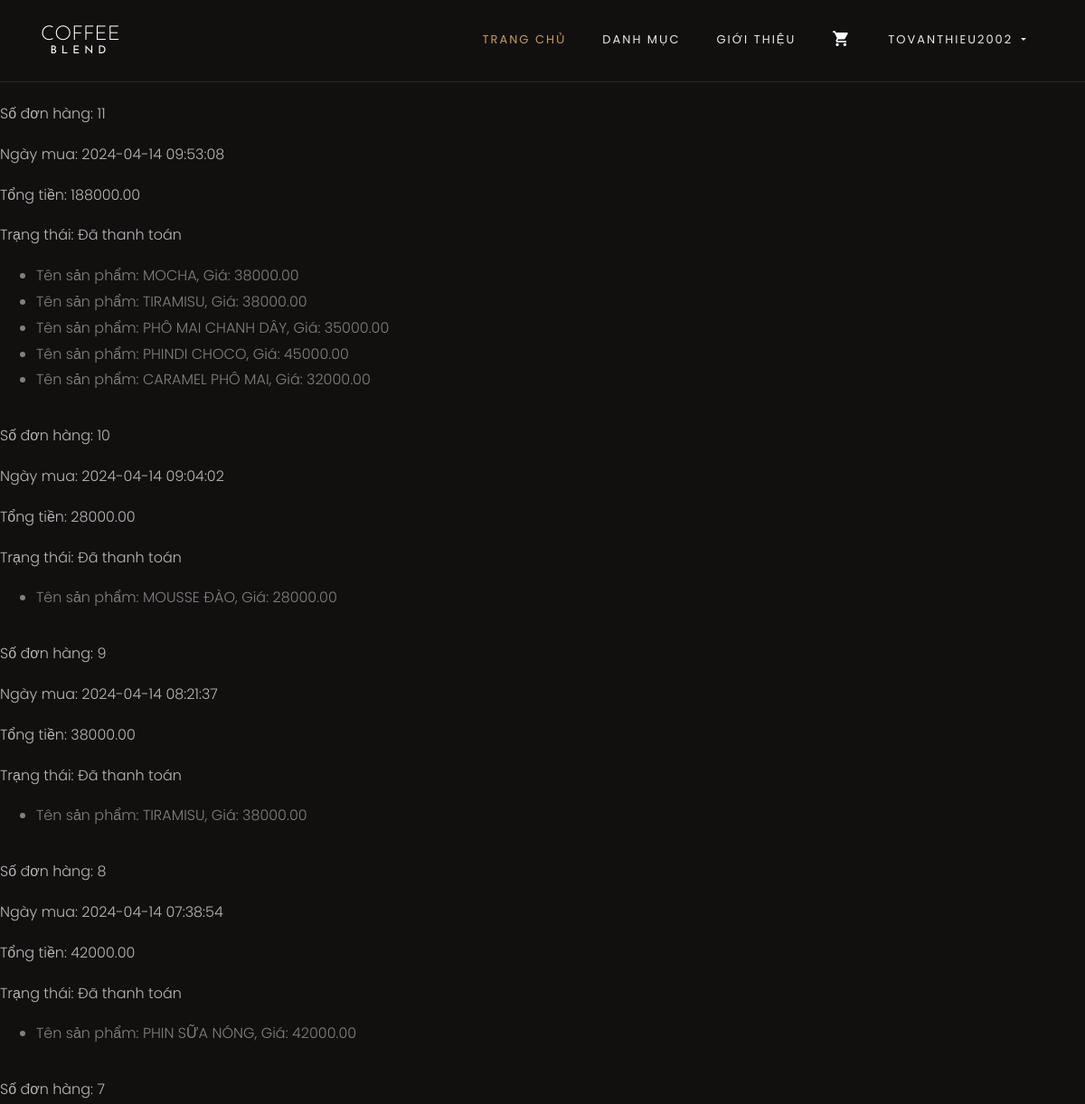
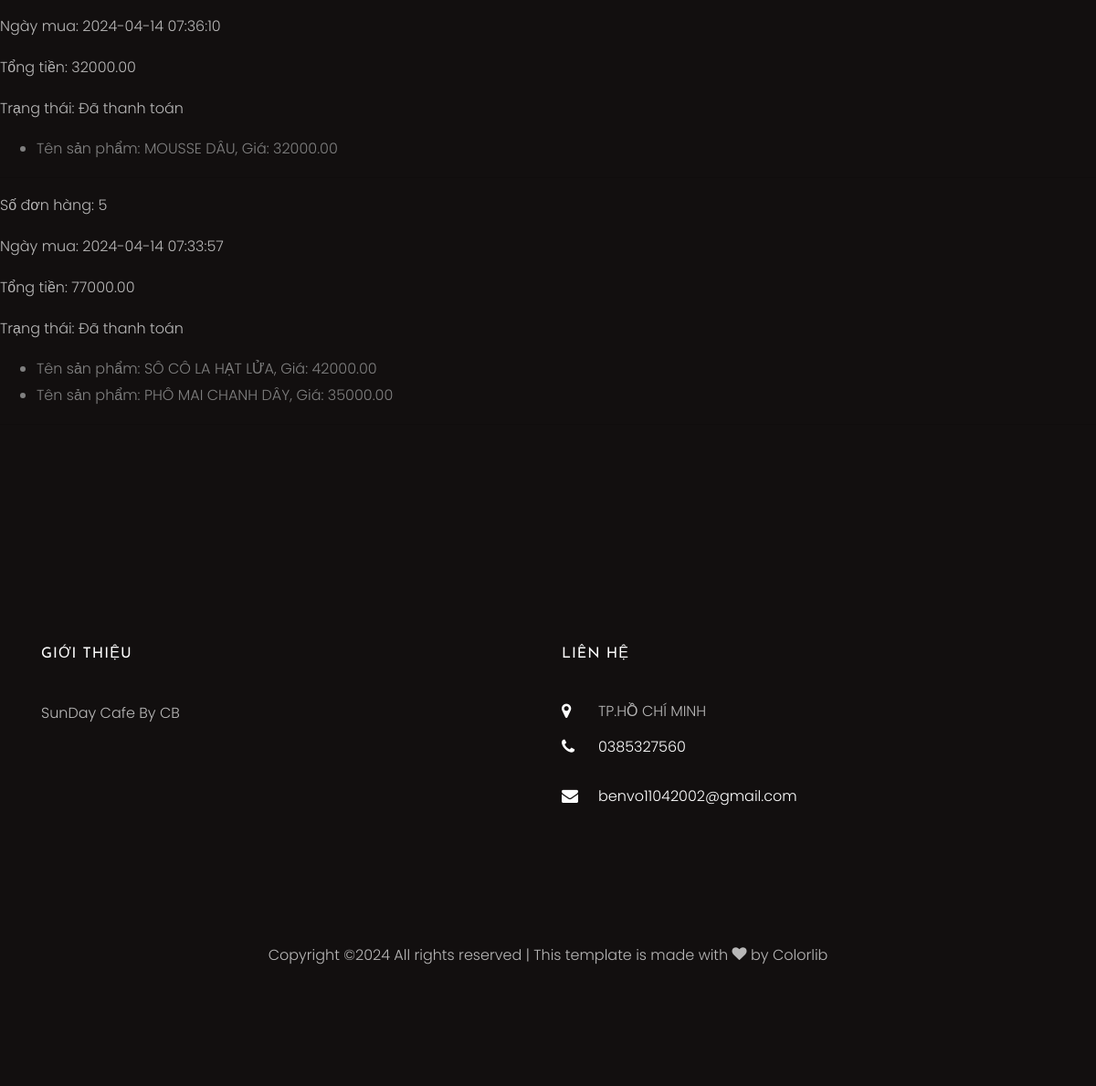
The page /order_history.php (signed in) on the database its author committed (2 pictures, top to bottom).
### tables this page shows
CREATE TABLE `orders` (
  `id` int(11) NOT NULL,
  `user_id` int(11) DEFAULT NULL,
  `total_price` decimal(10,2) DEFAULT NULL,
  `order_date` timestamp NOT NULL DEFAULT current_timestamp(),
  `status` varchar(255) DEFAULT 'pending'
);

CREATE TABLE `product` (
  `id` int(11) NOT NULL,
  `image` varchar(255) DEFAULT NULL,
  `name` varchar(255) NOT NULL,
  `category_id` int(11) DEFAULT NULL,
  `description` text DEFAULT NULL,
  `quantity` int(11) DEFAULT NULL,
  `price` decimal(10,2) DEFAULT NULL,
  `is_bestseller` tinyint(1) DEFAULT 0
);

### order_history.php (the view, shortened to what this page needs)
<?php
require_once 'database/connect.php';
$user_id = $_SESSION['id'];
$sql = "SELECT o.*, SUM(p.price) AS total_price
        FROM orders o
        INNER JOIN order_details od ON o.id = od.order_id
        INNER JOIN product p ON od.product_id = p.id
        WHERE o.user_id = $user_id
        GROUP BY o.id
        ORDER BY o.order_date DESC";
    $result = $conn->query($sql);
?>
<!DOCTYPE html>
<html lang="en">
  <head>
    <link rel="stylesheet" href="css/open-iconic-bootstrap.min.css">
    <link rel="stylesheet" href="css/animate.css">
    <link rel="stylesheet" href="css/owl.carousel.min.css">
    <link rel="stylesheet" href="css/owl.theme.default.min.css">
    <link rel="stylesheet" href="css/magnific-popup.css">
    <link rel="stylesheet" href="css/aos.css">
    <link rel="stylesheet" href="css/ionicons.min.css">
    <link rel="stylesheet" href="css/bootstrap-datepicker.css">
    <link rel="stylesheet" href="css/jquery.timepicker.css">
    <link rel="stylesheet" href="css/flaticon.css">
    <link rel="stylesheet" href="css/icomoon.css">
    <link rel="stylesheet" href="css/style.css">
  </head>
  <body>
  	<nav class="navbar navbar-expand-lg navbar-dark ftco_navbar bg-dark ftco-navbar-light" id="ftco-navbar">
	    <div class="container">
	      <a class="navbar-brand" href="index.php">Coffee<small>Blend</small></a>
	      <div class="collapse navbar-collapse" id="ftco-nav">
	        <ul class="navbar-nav ml-auto">
	          <li class="nav-item active"><a href="index.php" class="nav-link">Trang chủ</a></li>
	          <li class="nav-item"><a href="menu.php" class="nav-link">Danh Mục</a></li>
	          <li class="nav-item"><a href="about.php" class="nav-link">Giới Thiệu</a></li>
	          <li class="nav-item cart"><a href="cart.php" class="nav-link"><span class="icon icon-shopping_cart"></span></a></li>
            <li class="nav-item dropdown">
    <a class="nav-link dropdown-toggle" href="room.html" id="dropdown04" data-toggle="dropdown" aria-haspopup="true" aria-expanded="false">
        <?php
        if (isset($_SESSION['username'])) {
            echo $_SESSION['username'];
        } else {
            echo 'Tài khoản';
        }
        ?>
    </a>
			</ul>
	      </div>
		  </div>
	  </nav>
      <footer class="ftco-footer ftco-section img">
      <?php
                if ($result->num_rows > 0) {
                    while ($row = $result->fetch_assoc()) {
                        echo '<p>Số đơn hàng: ' . $row['id'] . '</p>';
                        echo '<p>Ngày mua: ' . $row['order_date'] . '</p>';
                        echo '<p>Tổng tiền: ' . $row['total_price'] . '</p>';
                        echo '<p>Trạng thái: ' . $row['status'] . '</p>';
                        $order_id = $row['id'];
                        $sql_products = "SELECT p.name AS product_name, p.price
                                        FROM order_details od
                                        INNER JOIN product p ON od.product_id = p.id
                                        WHERE od.order_id = $order_id";
                        $result_products = $conn->query($sql_products);
                        if ($result_products->num_rows > 0) {
                            echo '<ul>';
                            while ($product_row = $result_products->fetch_assoc()) {
                                echo '<li>';
                                echo 'Tên sản phẩm: ' . $product_row['product_name'] . ', Giá: ' . $product_row['price'];
                                echo '</li>';
                            }
                            echo '</ul>';
                        } else {
                            echo 'Không có sản phẩm nào trong đơn hàng này.';
                        }
                        echo '<hr>';
                    }
                } else {
                    echo 'Không có đơn hàng nào.';
                }
            ?>
     </footer>
    <footer class="ftco-footer ftco-section img">
    <div class="container">
        <div class="row mb-5">
            <div class="col-lg-6 col-md-6 mb-5 mb-md-5">
                <div class="ftco-footer-widget mb-4">
                    <h2 class="ftco-heading-2">Giới thiệu</h2>
                    <p>SunDay Cafe By CB </p>
                    <ul class="ftco-footer-social list-unstyled float-md-left float-lft mt-5">
                    </ul>
                </div>
            </div>
            <div class="col-lg-6 col-md-6 mb-5 mb-md-5">
                <div class="ftco-footer-widget mb-4">
                    <h2 class="ftco-heading-2">Liên Hệ</h2>
                    <div class="block-23 mb-3">
                        <ul>
                        <li><span class="icon icon-map-marker"></span><span class="text">TP.HỒ CHÍ MINH</span></li>
                            <li><a href="#"><span class="icon icon-phone"></span><span class="text">0385327560</span></a></li>
                            <li><a href="#"><span class="icon icon-envelope"></span><span class="text">benvo11042002@gmail.com</span></a></li>
                        </ul>
                    </div>
                </div>
            </div>
        </div>
    </div>
        <div class="row">
          <div class="col-md-12 text-center">
            <p>
  Copyright &copy;<script>document.write(new Date().getFullYear());</script> All rights reserved | This template is made with <i class="icon-heart" aria-hidden="true"></i> by <a href="https://colorlib.com" target="_blank">Colorlib</a>
  </p>
          </div>
        </div>
    </footer>
  </body>
</html>

### css/icomoon.css (style rules this page uses)
[class^="icon-"], [class*=" icon-"] { font-family: 'icomoon' !important; speak: none; font-style: normal; font-weight: normal; font-variant: normal; text-transform: none; line-height: 1; -webkit-font-smoothing: antialiased; -moz-osx-font-smoothing: grayscale; }
.icon-heart:before { content: "\f004"; }
.icon-map-marker:before { content: "\f041"; }
.icon-phone:before { content: "\f095"; }
.icon-envelope:before { content: "\f0e0"; }
.icon-shopping_cart:before { content: "\e8cc"; }

### rows shown on the page
orders: id "11", order_date "2024-04-14 09:53:08", total_price "188000.00", status "Đã thanh toán"
product: name "MOCHA", price "38000.00"
product: name "TIRAMISU", price "38000.00"
product: name "PHÔ MAI CHANH DÂY", price "35000.00"
product: name "PHINDI CHOCO", price "45000.00"
product: name "CARAMEL PHÔ MAI", price "32000.00"
orders: id "10", order_date "2024-04-14 09:04:02", total_price "28000.00", status "Đã thanh toán"
product: name "MOUSSE ĐÀO", price "28000.00"
orders: id "9", order_date "2024-04-14 08:21:37", total_price "38000.00", status "Đã thanh toán"
orders: id "8", order_date "2024-04-14 07:38:54", total_price "42000.00", status "Đã thanh toán"
product: name "PHIN SỮA NÓNG", price "42000.00"
orders: id "7", order_date "2024-04-14 07:36:10", total_price "32000.00", status "Đã thanh toán"
product: name "MOUSSE DÂU", price "32000.00"
orders: id "5", order_date "2024-04-14 07:33:57", total_price "77000.00", status "Đã thanh toán"
product: name "SÔ CÔ LA HẠT LỬA", price "42000.00"

### other values the page prints
$_SESSION['username'] "TOVANTHIEU2002"
